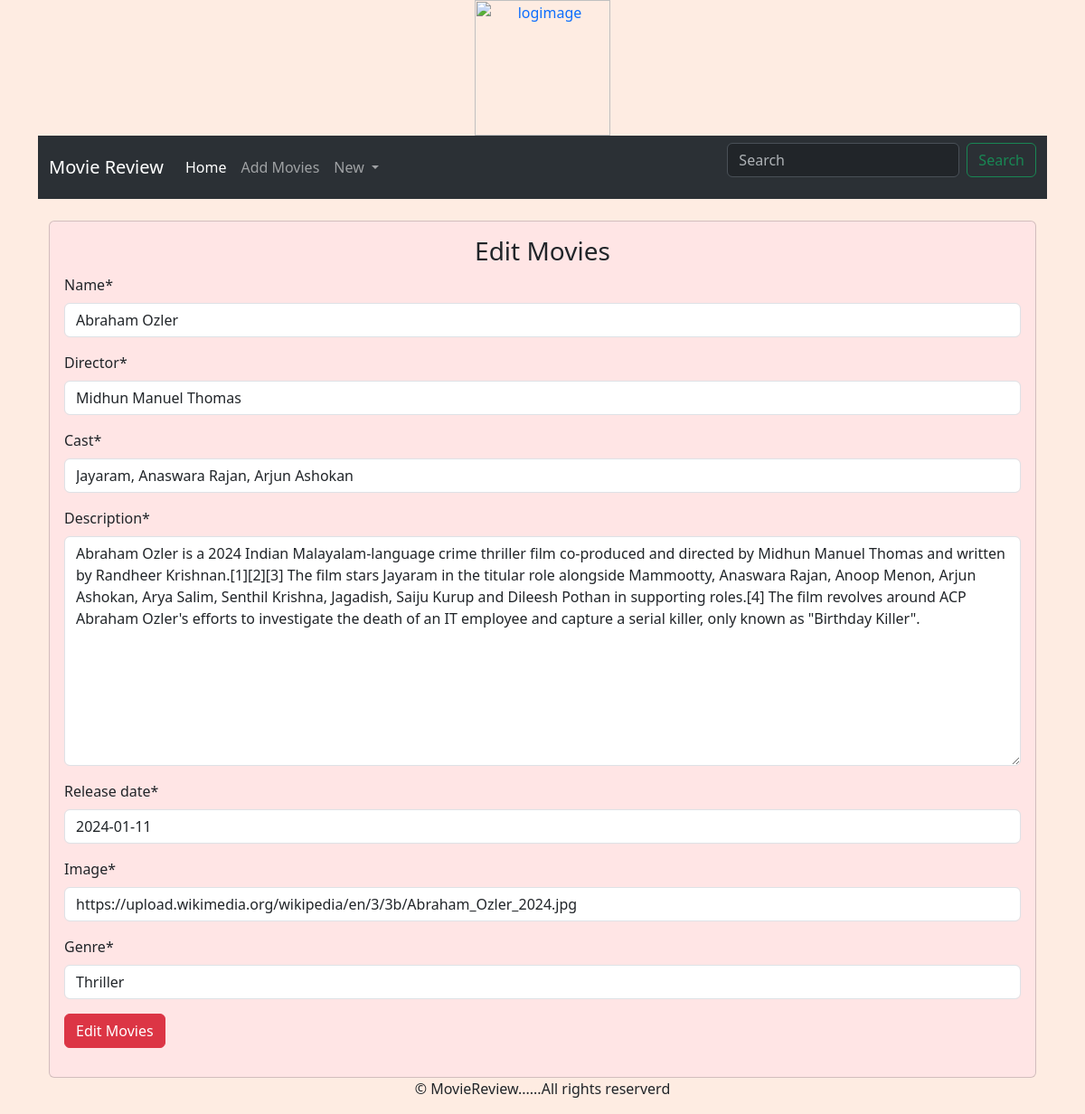
The app's page /editmovies/2/ (signed in) with its own data.
### movieapp/models.py (models this page shows, shortened)
class Movie(models.Model):
    name=models.CharField(max_length=250)
    director= models.CharField(max_length=250)
    cast=models.CharField(max_length=800)
    description=models.TextField(max_length=3000)
    release_date=models.DateField()
    averageRating=models.FloatField(default=0)
    image=models.URLField(default=None,null=True)
    genre = models.CharField(max_length=200, default='Drama')
    user = models.ForeignKey(User, on_delete=models.CASCADE)

### movieapp/views.py (the view)
# urls.py: path('editmovies/<int:id>/', views.edit_movies, name="edit_movies"),
def edit_movies(request,id):
    if request.user.is_authenticated:
            movie=Movie.objects.get(id=id)
            if request.method=="POST":
                form=MovieForm(request.POST or None, instance=movie)
                if form.is_valid():
                    date=form.save(commit=False)
                    date.save()
                    return redirect("movieapp:detail", id)
            else:
                form=MovieForm(instance=movie)
            return render(request,'addmovies.html',{"form":form, "controller":"Edit Movies"})
    return redirect("credentials:login")

### movieapp/forms.py
class MovieForm(forms.ModelForm):
    class Meta:
        model = Movie
        fields=('name', 'director', 'cast', 'description', 'release_date', 'image','genre')

### templates/addmovies.html (shortened to what this page needs)
{% extends 'base.html' %}
{% load crispy_forms_tags %}
{% load static %}
{% block content %}
<div class="container">
    <br>
    <div class="card" style="background-color:FFE5E5;">
        <div class="card-body">
            <h3 class="text-center">{{controller}}</h3>
            <form action="" method="POST" >
                {{ form|crispy}}
                <input type="submit" value="{{controller}}" class="btn btn-danger">
            </form>
        </div>
    </div>
</div>
{% endblock %}

### templates/nav.html (shortened to what this page needs)
<nav class="navbar navbar-expand-lg  bg-body-tertiary" data-bs-theme="dark">
  <div class="container-fluid">
    <a class="navbar-brand" href="{% url 'movieapp:home' %}">Movie Review</a>
    <div class="collapse navbar-collapse" id="navbarSupportedContent">
      <ul class="navbar-nav me-auto mb-2 mb-lg-0">
        <li class="nav-item">
          <a class="nav-link active" aria-current="page" href="{% url 'movieapp:home' %}">Home</a>
        </li>
        <li class="nav-item">
          <a class="nav-link" href="{% url 'movieapp:add_movies' %}">Add Movies</a>
        </li>
         {% if user.is_authenticated %}
            <li class="nav-item dropdown">
              <a class="nav-link dropdown-toggle" href="#" role="button" data-bs-toggle="dropdown" aria-expanded="false">
                {{user.username}}
              </a>
            </li>
         {% else %}
            <li class="nav-item">
            <a class="nav-link" href="{% url 'credentials:register' %}">Register</a>
            <li class="nav-item">
            <a class="nav-link" href="{% url 'credentials:login' %}">Login</a>
         {% endif %}
        </ul>
      <form class="d-flex" role="search" action="{% url 'movieapp:home' %}" method ="GET">
        <input class="form-control me-2" type="search" placeholder="Search" aria-label="Search" name="q">
        <button class="btn btn-outline-success" type="submit">Search</button>
      </form>
    </div>
  </div>
</nav>

### records on screen
Movie: name "Abraham Ozler", director "Midhun Manuel Thomas", cast "Jayaram, Anaswara Rajan, Arjun Ashokan", description "Abraham Ozler is a 2024 Indian Malayalam-language crime thriller film co-produced and directed by Midhun Manuel Thomas and written by Randheer Krishnan.[1][2][3] The film stars Jayaram in the titular role alongside Mammootty, Anaswara Rajan, Anoop Menon, Arjun Ashokan, Arya Salim, Senthil Krishna, Jagadish, Saiju Kurup and Dileesh Pothan in supporting roles.[4] The film revolves around ACP Abraham Ozler's efforts to investigate the death of an IT employee and capture a serial killer, only known as \"Birthday Killer\".", release_date "2024-01-11", image "https://upload.wikimedia.org/wikipedia/en/3/3b/Abraham_Ozler_2024.jpg", genre "Thriller"

### other values on screen
{{ user.username }} "New"
{{ controller }} "Edit Movies"
